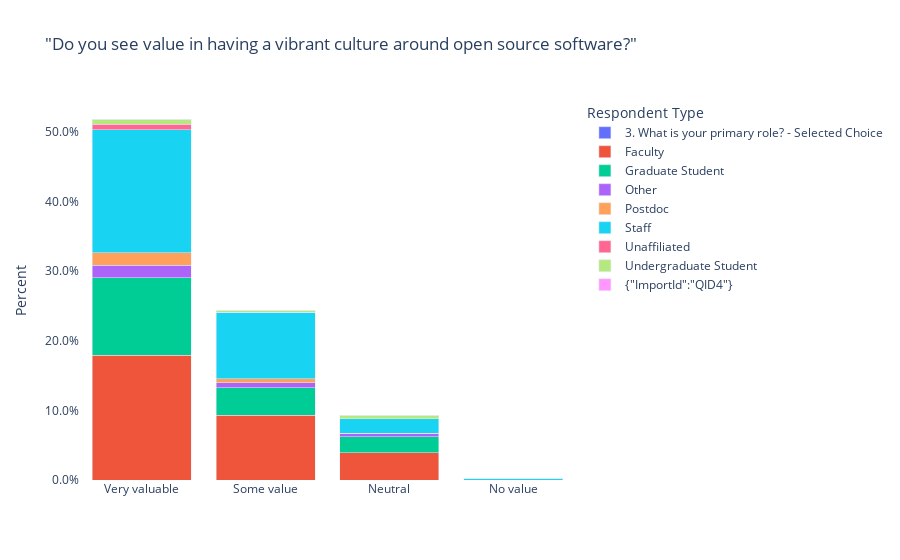

Write notebook code for a chart like this one.
### Markdown cell above
## Value of Open Source Culture

### Code cell
# ----- Figure 1: "Value of a vibrant culture" by Respondent Type -----

# Map / order categories to match your R code
qid24_order = [
    "Very valuable",
    "Some value", 
    "Neutral",
    "No value"
]
df_c1 = (
    df.assign(
        QID4=df["QID4"].map(fill_unaffiliated),
        QID24=pd.Categorical(df["QID24"], categories=qid24_order, ordered=True)
    )
    .rename(columns={"QID4": "Respondent Type"})
)

# Group and compute percentages over all responses (like your R code)
c1_df = (
    df_c1.groupby(["QID24", "Respondent Type"], dropna=False)
         .size()
         .reset_index(name="Count")
)
c1_df["Percent"] = c1_df["Count"] / len(df)

fig1 = px.bar(
    c1_df, x="QID24", y="Percent",
    color="Respondent Type",
    barmode="stack",
    title='"Do you see value in having a vibrant culture around open source software?"'
)
fig1.update_layout(
    yaxis=dict(tickformat=".1%"),
    xaxis_title="",
    plot_bgcolor="white",
    paper_bgcolor="white"
)
fig1.show()
fig1.write_html('plotly_example.html', full_html=False, include_plotlyjs='cdn')

### Figure 1 — Plotly figure (JSON) as saved in the notebook; plotly's stock layout.template omitted (floating-point values rounded to 4 significant figures)
{"data": [{"hovertemplate": "Respondent Type=3. What is your primary role? - Selected Choice<br>QID24=%{x}<br>Percent=%{y}<extra></extra>", "legendgroup": "3. What is your primary role? - Selected Choice", "marker": {"color": "#636efa", "pattern": {"shape": ""}}, "name": "3. What is your primary role? - Selected Choice", "orientation": "v", "showlegend": true, "textposition": "auto", "type": "bar", "x": ["Very valuable", "Some value", "Neutral", "No value", null], "xaxis": "x", "y": [0.0, 0.0, 0.0, 0.0, 0.002591], "yaxis": "y"}, {"hovertemplate": "Respondent Type=Faculty<br>QID24=%{x}<br>Percent=%{y}<extra></extra>", "legendgroup": "Faculty", "marker": {"color": "#EF553B", "pattern": {"shape": ""}}, "name": "Faculty", "orientation": "v", "showlegend": true, "textposition": "auto", "type": "bar", "x": ["Very valuable", "Some value", "Neutral", "No value", null], "xaxis": "x", "y": [0.1788, 0.09326, 0.03886, 0.0, 0.0285], "yaxis": "y"}, {"hovertemplate": "Respondent Type=Graduate Student<br>QID24=%{x}<br>Percent=%{y}<extra></extra>", "legendgroup": "Graduate Student", "marker": {"color": "#00cc96", "pattern": {"shape": ""}}, "name": "Graduate Student", "orientation": "v", "showlegend": true, "textposition": "auto", "type": "bar", "x": ["Very valuable", "Some value", "Neutral", "No value", null], "xaxis": "x", "y": [0.1114, 0.03886, 0.02332, 0.0, 0.03627], "yaxis": "y"}, {"hovertemplate": "Respondent Type=Other<br>QID24=%{x}<br>Percent=%{y}<extra></extra>", "legendgroup": "Other", "marker": {"color": "#ab63fa", "pattern": {"shape": ""}}, "name": "Other", "orientation": "v", "showlegend": true, "textposition": "auto", "type": "bar", "x": ["Very valuable", "Some value", "Neutral", "No value", null], "xaxis": "x", "y": [0.01813, 0.007772, 0.005181, 0.0, 0.005181], "yaxis": "y"}, {"hovertemplate": "Respondent Type=Postdoc<br>QID24=%{x}<br>Percent=%{y}<extra></extra>", "legendgroup": "Postdoc", "marker": {"color": "#FFA15A", "pattern": {"shape": ""}}, "name": "Postdoc", "orientation": "v", "showlegend": true, "textposition": "auto", "type": "bar", "x": ["Very valuable", "Some value", "Neutral", "No value", null], "xaxis": "x", "y": [0.01813, 0.005181, 0.0, 0.0, 0.007772], "yaxis": "y"}, {"hovertemplate": "Respondent Type=Staff<br>QID24=%{x}<br>Percent=%{y}<extra></extra>", "legendgroup": "Staff", "marker": {"color": "#19d3f3", "pattern": {"shape": ""}}, "name": "Staff", "orientation": "v", "showlegend": true, "textposition": "auto", "type": "bar", "x": ["Very valuable", "Some value", "Neutral", "No value", null], "xaxis": "x", "y": [0.1762, 0.09585, 0.02073, 0.002591, 0.05181], "yaxis": "y"}, {"hovertemplate": "Respondent Type=Unaffiliated<br>QID24=%{x}<br>Percent=%{y}<extra></extra>", "legendgroup": "Unaffiliated", "marker": {"color": "#FF6692", "pattern": {"shape": ""}}, "name": "Unaffiliated", "orientation": "v", "showlegend": true, "textposition": "auto", "type": "bar", "x": ["Very valuable", "Some value", "Neutral", "No value", null], "xaxis": "x", "y": [0.007772, 0.0, 0.0, 0.0, 0.005181], "yaxis": "y"}, {"hovertemplate": "Respondent Type=Undergraduate Student<br>QID24=%{x}<br>Percent=%{y}<extra></extra>", "legendgroup": "Undergraduate Student", "marker": {"color": "#B6E880", "pattern": {"shape": ""}}, "name": "Undergraduate Student", "orientation": "v", "showlegend": true, "textposition": "auto", "type": "bar", "x": ["Very valuable", "Some value", "Neutral", "No value", null], "xaxis": "x", "y": [0.007772, 0.002591, 0.005181, 0.0, 0.002591], "yaxis": "y"}, {"hovertemplate": "Respondent Type={\"ImportId\":\"QID4\"}<br>QID24=%{x}<br>Percent=%{y}<extra></extra>", "legendgroup": "{\"ImportId\":\"QID4\"}", "marker": {"color": "#FF97FF", "pattern": {"shape": ""}}, "name": "{\"ImportId\":\"QID4\"}", "orientation": "v", "showlegend": true, "textposition": "auto", "type": "bar", "x": ["Very valuable", "Some value", "Neutral", "No value", null], "xaxis": "x", "y": [0.0, 0.0, 0.0, 0.0, 0.002591], "yaxis": "y"}], "layout": {"barmode": "stack", "legend": {"title": {"text": "Respondent Type"}, "tracegroupgap": 0}, "paper_bgcolor": "white", "plot_bgcolor": "white", "title": {"text": "\"Do you see value in having a vibrant culture around open source software?\""}, "xaxis": {"anchor": "y", "domain": [0.0, 1.0], "title": {"text": ""}}, "yaxis": {"anchor": "x", "domain": [0.0, 1.0], "tickformat": ".1%", "title": {"text": "Percent"}}}}
